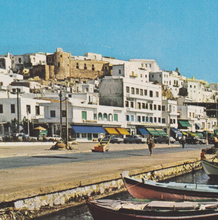
%> input picture Digital Image Processing/Project 1/TestIm1.png, 218 x 220 px, shrunk from 1227 x 1238 before the run
$ octave test1_3.m   (GNU Octave 9; MATLAB toolbox functions it lacks are replaced by stand-ins)
%> lines starting %> are read from the running program, lines starting %| are printed output that depends on the picture
%> further down, img is the input picture: size 220x218x3 uint8; mean R, G, B 132.9, 147, 142.1
### Digital Image Processing/Project 1/myImgRotation.m
function rotImg = myImgRotation(img, angle)
%> called with angle = 0
  %% Apply interpolation in original image
  H = [ 0 0.25 0; 0.25 0 0.25; 0 0.25 0];
  img =  convn(img, H);
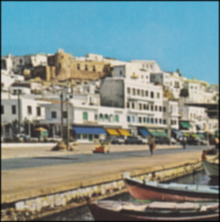
%> img: size 222x220x3 double; mean R, G, B 130.5, 144.4, 139.6
  img = img(3:end-2,3:end-2,:);
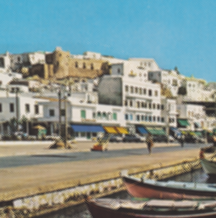
%> img: size 218x216x3 double; mean R, G, B 133.5, 147.4, 142.3
  %% Calculate rotated image size
  imgSize = size(img, [1 2]);
%> imgSize = [218 216]
  firstDim = [0 imgSize(1) imgSize(1) 0];
%> firstDim = [0 218 218 0]
  secondDim = [0 0 imgSize(2) imgSize(2)];
%> secondDim = [0 0 216 216]
  cosa = cosd(angle);
  sina = sind(angle);
  firstDimRot = cosa*(firstDim-imgSize(1)/2)+sina*(secondDim-imgSize(2)/2);
%> firstDimRot = [-109 109 109 -109]
  secondDimRot = -sina*(firstDim-imgSize(1)/2)+cosa*(secondDim-imgSize(2)/2);
%> secondDimRot = [-108 -108 108 108]
  imgSizeRot = floor([max(firstDimRot-min(min(firstDimRot),1)) ...
                      max(secondDimRot-min(min(secondDimRot),1))]);
  %% Calulate origin pixels
  firstDimIdxRot = repmat((1:imgSizeRot(1))',1,imgSizeRot(2));
  secondDimIdxRot = repmat((1:imgSizeRot(2)),imgSizeRot(1),1);
  firstDimIdx = floor(cosa*(firstDimIdxRot - imgSizeRot(1)/2) + ...
                      sina*(secondDimIdxRot -imgSizeRot(2)/2) + imgSize(1)/2);
  secondDimIdx = floor(-sina*(firstDimIdxRot - imgSizeRot(1)/2) ...
                       +cosa*(secondDimIdxRot -imgSizeRot(2)/2) + imgSize(2)/2);
  % Create the rotated image
  rotImg = zeros([imgSizeRot size(img,3)], 'uint8');
  for i=1:imgSizeRot(1)
    for j=1:imgSizeRot(2)
      if (firstDimIdx(i,j) >=1)&&(firstDimIdx(i,j) <=imgSize(1))&& ...
         (secondDimIdx(i,j)>=1)&&(secondDimIdx(i,j)<=imgSize(2))
        rotImg(i,j,:) = img(firstDimIdx(i,j),secondDimIdx(i,j),:);
      end
    end
  end
end

### Digital Image Processing/Project 1/myDetectHarrisFeatures.m
function corners = myDetectHarrisFeatures(I)
  %% Initialize
  iSize = size(I);
  k = 0.04;
  Rthes = 0.013;
  posibleCorners = zeros(iSize, 'logical');
  Rs = zeros(iSize);
  %% Find corners
  for p1=1:iSize(1)
    for p2=1:iSize(2)
      [posibleCorners(p1,p2), Rs(p1,p2)] = isCorner(I, [p1,p2], k, Rthes);
    end
  end
  %% Refine corners
  corners = [];
  for p1=1:iSize(1)
    for p2=1:iSize(2)
      if posibleCorners(p1,p2)
        i = 0;
        j = 0;
        maxR = 0; %Rs(p1,p2);
        maxi = 0;
        maxj = 0;
        %Search near posible corners
        while (posibleCorners(p1+i,p2) && p1+i<=iSize(1))
          while(posibleCorners(p1+i, p2+j) && p2+j<=iSize(2))
            if Rs(p1+i,p2+j) > maxR %near pixel has greater R
              posibleCorners(p1+maxi,p2+maxj) = false; %previous pixel is not corner
              posibleCorners(p1+i,p2+j) = true;  %this pixel maybe is a corner
              maxR = Rs(p1+i,p2+j);
              maxi = i;
              maxj = j;
            else
              posibleCorners(p1+i,p2+j) = false; %it's not a corner
            end
            j = j+1;
          end
          i = i+1;
        end
        %Save corner of the region
        corners = [corners; p1+maxi p2+maxj];
      end
    end
  end
end

### Digital Image Processing/Project 1/test1_3.m
clear;
img = imread('TestIm1.png');
%img = imread('TestIm2.png');
img = myImgRotation(img, 0);
%img = checkerboard(50);
%% Find corners
grayImg = rgb2gray(img);
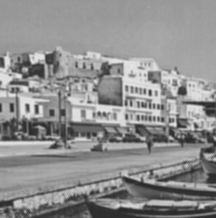
%> grayImg: size 218x216 uint8; min 41, max 229, mean 142.8
%grayImg = img;
normGrayImg = double(grayImg)/255.0;
tic; corners = myDetectHarrisFeatures(normGrayImg); toc;
%> (the run ends here)
